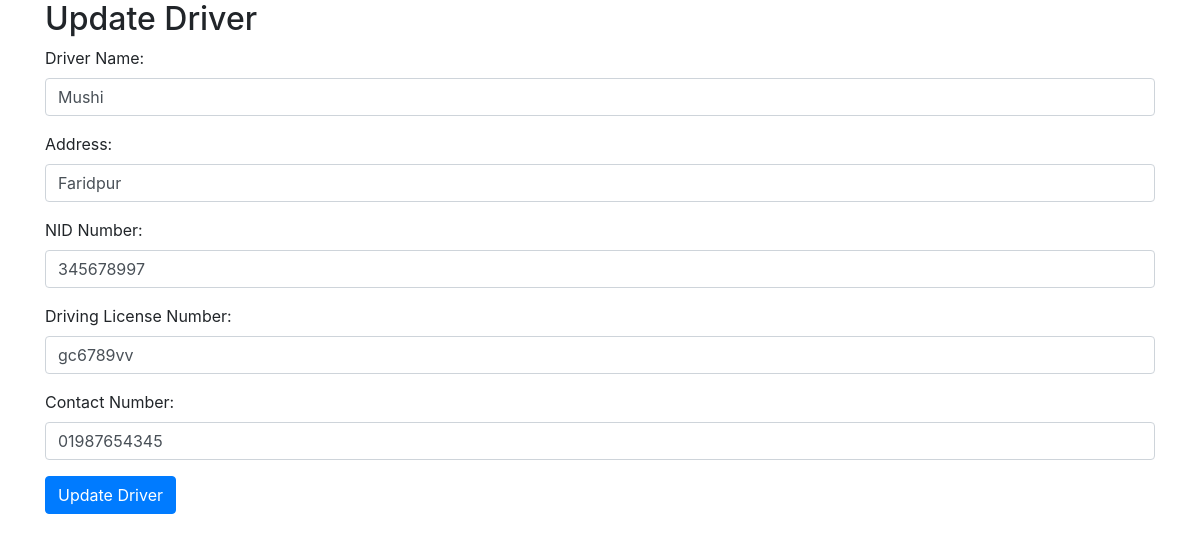
The app's page /update_driver.php?id=2 with its own data.
### tables this page shows
CREATE TABLE `drivers` (
  `driver_id` int(11) NOT NULL,
  `name` varchar(255) NOT NULL,
  `address` varchar(255) NOT NULL,
  `nid` varchar(20) NOT NULL,
  `license` varchar(20) NOT NULL,
  `contact` varchar(15) NOT NULL
);

### update_driver.php (the view, shortened to what this page needs)
<!DOCTYPE html>
<html lang="en">
<head>
    <link rel="stylesheet" href="https://stackpath.bootstrapcdn.com/bootstrap/4.5.2/css/bootstrap.min.css">
</head>
<body>
    <div class="container">
        <h2>Update Driver</h2>
        <?php
            include 'db_connection.php';
            if ($_SERVER["REQUEST_METHOD"] == "GET" && isset($_GET['id'])) {
                $driver_id = $_GET['id'];
                $query = "SELECT * FROM drivers WHERE driver_id = ?";
                $stmt = mysqli_prepare($connection, $query);
                mysqli_stmt_bind_param($stmt, 'i', $driver_id);
                mysqli_stmt_execute($stmt);
                $result = mysqli_stmt_get_result($stmt);
                if ($row = mysqli_fetch_assoc($result)) {
        ?>
        <form action="process_update_driver.php" method="post">
            <div class="form-group">
                <label for="name">Driver Name:</label>
                <input type="text" class="form-control" name="name" value="<?php echo $row['name']; ?>" required>
            </div>
            <div class="form-group">
                <label for="address">Address:</label>
                <input type="text" class="form-control" name="address" value="<?php echo $row['address']; ?>" required>
            </div>
            <div class="form-group">
                <label for="nid">NID Number:</label>
                <input type="text" class="form-control" name="nid" value="<?php echo $row['nid']; ?>" required>
            </div>
            <div class="form-group">
                <label for="license">Driving License Number:</label>
                <input type="text" class="form-control" name="license" value="<?php echo $row['license']; ?>" required>
            </div>
            <div class="form-group">
                <label for="contact">Contact Number:</label>
                <input type="text" class="form-control" name="contact" value="<?php echo $row['contact']; ?>" required>
            </div>
            <button type="submit" class="btn btn-primary" name="update_driver">Update Driver</button>
        </form>
        <?php
                }
            } else {
                echo "Invalid request.";
            }
        ?>
    </div>
</body>
</html>

### records on screen
drivers: name "Mushi", address "Faridpur", nid "345678997", license "gc6789vv", contact "01987654345"
